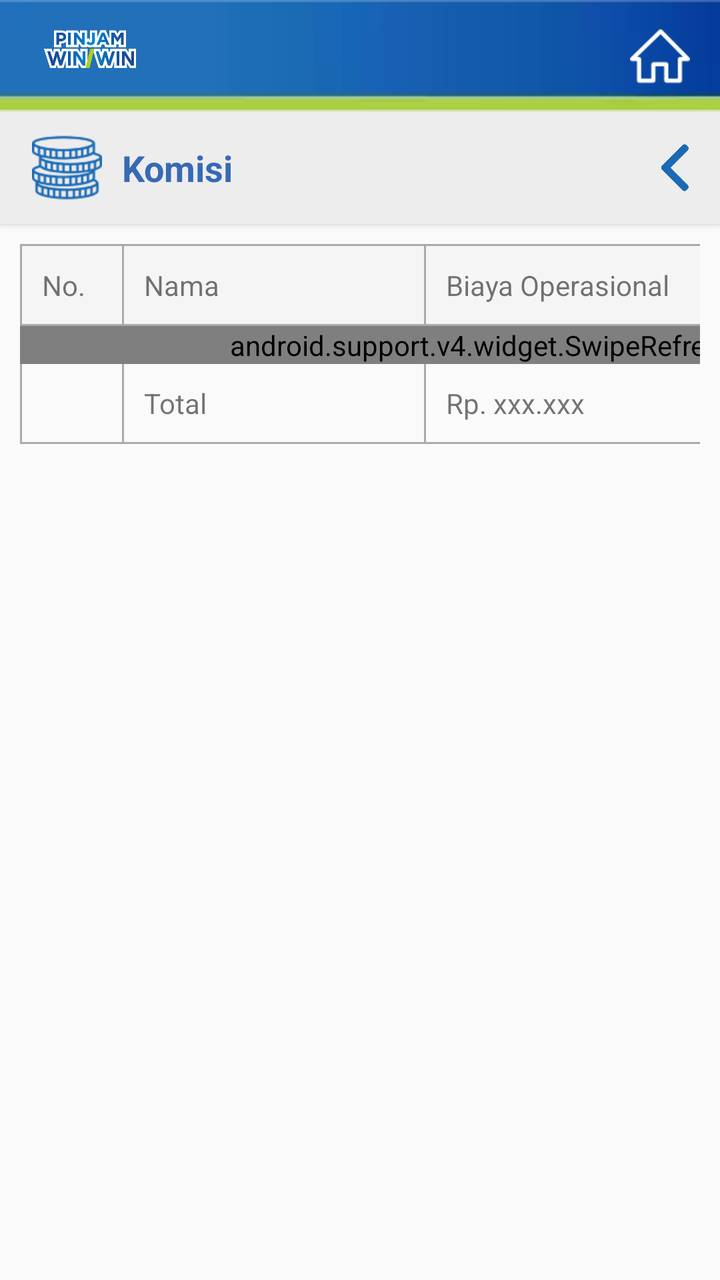
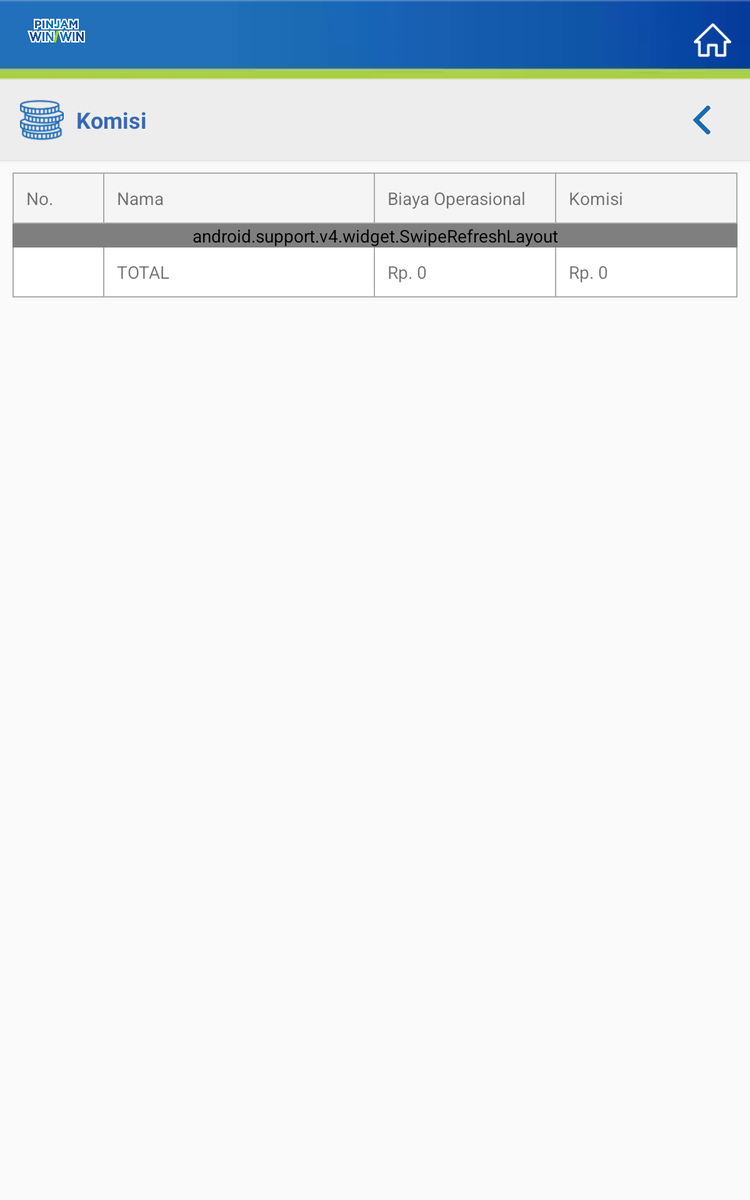

The same Android screen from two of the app's own layout files: first res/layout/ as a phone draws it, then the repository's variant for another configuration, drawn on a device whose configuration selects that folder. Both files follow.
<!-- AndroidManifest.xml: application theme AppTheme. -->
<!-- res/layout/activity_det_komisi.xml -->
<?xml version="1.0" encoding="utf-8"?>
<LinearLayout xmlns:android="http://schemas.android.com/apk/res/android"
    xmlns:tools="http://schemas.android.com/tools"
    android:layout_width="match_parent"
    android:layout_height="match_parent"
    android:orientation="vertical"
    tools:context="com.winwin.project.winwin.DetKomisiActivity">

    <RelativeLayout
        android:id="@+id/rl"
        android:layout_width="match_parent"
        android:layout_height="wrap_content">

        <ImageView
            android:id="@+id/header"
            android:layout_width="match_parent"
            android:layout_height="?attr/actionBarSize"
            android:scaleType="fitXY"
            android:src="@drawable/headeratas" />

        <ImageView
            android:layout_width="90dp"
            android:layout_height="49dp"
            android:src="@drawable/logo2" />

        <ImageView
            android:id="@+id/ic_home"
            android:layout_width="40dp"
            android:layout_height="40dp"
            android:layout_alignParentRight="true"
            android:layout_centerVertical="true"
            android:layout_marginBottom="5dp"
            android:layout_marginRight="10dp"
            android:padding="5dp"
            android:src="@drawable/home" />

    </RelativeLayout>

    <android.support.v7.widget.Toolbar
        android:id="@+id/toolbar"
        style="@style/Base.ThemeOverlay.AppCompat.Dark.ActionBar"
        android:layout_width="match_parent"
        android:layout_height="?attr/actionBarSize"
        android:background="@color/toolbar"
        android:elevation="2dp"
        android:minHeight="?attr/actionBarSize">

        <RelativeLayout
            android:layout_width="match_parent"
            android:layout_height="wrap_content">

            <ImageView
                android:id="@+id/ic_logo_client"
                android:layout_width="35dp"
                android:layout_height="35dp"
                android:layout_alignParentLeft="true"
                android:layout_centerVertical="true"
                android:src="@drawable/coins" />

            <TextView
                android:id="@+id/hm"
                android:layout_width="wrap_content"
                android:layout_height="wrap_content"
                android:layout_centerVertical="true"
                android:layout_marginLeft="10dp"
                android:layout_toRightOf="@+id/ic_logo_client"
                android:text="Komisi "
                android:textColor="@color/blue"
                android:textSize="18dp"
                android:textStyle="bold" />

            <TextView
                android:id="@+id/txtKomisi"
                android:layout_width="wrap_content"
                android:layout_height="wrap_content"
                android:layout_centerVertical="true"
                android:layout_toRightOf="@+id/hm"
                android:textColor="@color/blue"
                android:textSize="18dp"
                android:textStyle="bold" />

            <ImageView
                android:id="@+id/img_back"
                android:layout_width="25dp"
                android:layout_height="25dp"
                android:layout_alignParentRight="true"
                android:layout_centerVertical="true"
                android:layout_marginRight="10dp"
                android:src="@drawable/back" />

            <TextView
                android:id="@+id/id_client"
                android:layout_width="wrap_content"
                android:layout_height="wrap_content"
                android:layout_toRightOf="@+id/hm"
                android:visibility="gone" />

        </RelativeLayout>

    </android.support.v7.widget.Toolbar>

    <HorizontalScrollView
        android:layout_width="match_parent"
        android:layout_height="wrap_content"
        android:layout_margin="10dp"
        android:scrollbars="none">

        <LinearLayout
            android:layout_width="match_parent"
            android:layout_height="wrap_content"
            android:orientation="vertical">

            <LinearLayout
                android:layout_width="match_parent"
                android:layout_height="wrap_content"
                android:background="@drawable/border"
                android:orientation="horizontal"
                android:padding="1dp">

                <TextView
                    android:layout_width="50dp"
                    android:layout_height="wrap_content"
                    android:padding="10dp"
                    android:text="No." />

                <View
                    android:layout_width="1dp"
                    android:layout_height="match_parent"
                    android:background="@android:color/darker_gray" />

                <TextView
                    android:layout_width="150dp"
                    android:layout_height="wrap_content"
                    android:padding="10dp"
                    android:text="Nama" />

                <View
                    android:layout_width="1dp"
                    android:layout_height="match_parent"
                    android:background="@android:color/darker_gray" />

                <TextView
                    android:layout_width="150dp"
                    android:layout_height="wrap_content"
                    android:padding="10dp"
                    android:text="Biaya Operasional" />

                <View
                    android:layout_width="1dp"
                    android:layout_height="match_parent"
                    android:background="@android:color/darker_gray" />

                <TextView
                    android:id="@+id/komisikolom"
                    android:layout_width="150dp"
                    android:layout_height="wrap_content"
                    android:padding="10dp"
                    android:text="Komisi" />

            </LinearLayout>

            <android.support.v4.widget.SwipeRefreshLayout
                android:id="@+id/Swipe"
                android:layout_width="match_parent"
                android:layout_height="0dp"
                android:layout_weight="1"
                android:layout_below="@+id/linear">

                <android.support.v7.widget.RecyclerView
                    android:id="@+id/rvDetailKomisi"
                    android:layout_width="match_parent"
                    android:layout_height="match_parent">

                </android.support.v7.widget.RecyclerView>
            </android.support.v4.widget.SwipeRefreshLayout>

            <LinearLayout
                android:layout_width="match_parent"
                android:layout_height="wrap_content"
                android:orientation="horizontal">

                <View
                    android:layout_width="1dp"
                    android:layout_height="match_parent"
                    android:background="@android:color/darker_gray" />

                <TextView
                    android:layout_width="50dp"
                    android:layout_height="wrap_content"
                    android:padding="10dp" />

                <View
                    android:layout_width="1dp"
                    android:layout_height="match_parent"
                    android:background="@android:color/darker_gray" />

                <TextView
                    android:layout_width="150dp"
                    android:layout_height="wrap_content"
                    android:padding="10dp"
                    android:text="Total" />

                <View
                    android:layout_width="1dp"
                    android:layout_height="match_parent"
                    android:background="@android:color/darker_gray" />

                <TextView
                    android:id="@+id/totalOperasiional"
                    android:layout_width="150dp"
                    android:layout_height="wrap_content"
                    android:padding="10dp"
                    android:text="Rp. xxx.xxx" />

                <View
                    android:layout_width="1dp"
                    android:layout_height="match_parent"
                    android:background="@android:color/darker_gray" />

                <TextView
                    android:id="@+id/totalKomisi"
                    android:layout_width="150dp"
                    android:layout_height="wrap_content"
                    android:padding="10dp"
                    android:text="Rp. xxx.xxx" />

                <View
                    android:layout_width="1dp"
                    android:layout_height="match_parent"
                    android:background="@android:color/darker_gray" />

            </LinearLayout>

            <View
                android:layout_width="match_parent"
                android:layout_height="1dp"
                android:background="@android:color/darker_gray" />

        </LinearLayout>

    </HorizontalScrollView>


</LinearLayout>
<!-- resources referenced by this layout -->
<resources>
  <color name="blue">#3869B4</color>
  <color name="toolbar">#EDEDED</color>
  <!-- drawable back: png bitmap (drawable-hdpi, 9641 bytes) -->
  <!-- drawable border (drawable) -->
  <?xml version="1.0" encoding="utf-8"?>
  <shape xmlns:android="http://schemas.android.com/apk/res/android"
      android:padding="15dp"
      android:shape="rectangle">
      <solid android:color="@color/whitedark" />
  
      <stroke
          android:width="1dp"
          android:color="@android:color/darker_gray" />
  
  </shape>
  <!-- drawable coins: png bitmap (drawable-hdpi, 6110 bytes) -->
  <!-- drawable headeratas: webp bitmap (drawable, 356 bytes) -->
  <!-- drawable home: png bitmap (drawable-hdpi, 1371 bytes) -->
  <!-- drawable logo2: webp bitmap (drawable, 12124 bytes) -->
  <style name="AppTheme." parent="Theme.AppCompat.Light.NoActionBar">
          <item name="colorPrimary">@color/colorPrimary</item>
          <item name="colorPrimaryDark">@color/colorPrimaryDark</item>
          <item name="colorAccent">@color/colorPrimary</item>
      </style>
  <color name="whitedark">#f5f5f5</color>
  <color name="colorPrimary">#1559A0</color>
  <color name="colorPrimaryDark">#1559A0</color>
</resources>
<!-- res/layout-sw600dp/activity_det_komisi.xml (the repository's variant of the layout above) -->
<!-- drawn on a 7-inch tablet held upright -->
<?xml version="1.0" encoding="utf-8"?>
<LinearLayout xmlns:android="http://schemas.android.com/apk/res/android"
    xmlns:tools="http://schemas.android.com/tools"
    android:layout_width="match_parent"
    android:layout_height="match_parent"
    android:orientation="vertical"
    tools:context="com.winwin.project.winwin.DetKomisiActivity">

    <RelativeLayout
        android:id="@+id/rl"
        android:layout_width="match_parent"
        android:layout_height="wrap_content">

        <ImageView
            android:id="@+id/header"
            android:layout_width="match_parent"
            android:layout_height="?attr/actionBarSize"
            android:scaleType="fitXY"
            android:src="@drawable/headeratas" />

        <ImageView
            android:layout_width="90dp"
            android:layout_height="49dp"
            android:src="@drawable/logo2" />

        <ImageView
            android:id="@+id/ic_home"
            android:layout_width="40dp"
            android:layout_height="40dp"
            android:layout_alignParentRight="true"
            android:layout_centerVertical="true"
            android:layout_marginBottom="5dp"
            android:layout_marginRight="10dp"
            android:padding="5dp"
            android:src="@drawable/home" />

    </RelativeLayout>

    <android.support.v7.widget.Toolbar
        android:id="@+id/toolbar"
        style="@style/Base.ThemeOverlay.AppCompat.Dark.ActionBar"
        android:layout_width="match_parent"
        android:layout_height="?attr/actionBarSize"
        android:background="@color/toolbar"
        android:elevation="2dp"
        android:minHeight="?attr/actionBarSize">

        <RelativeLayout
            android:layout_width="match_parent"
            android:layout_height="wrap_content">

            <ImageView
                android:id="@+id/ic_logo_client"
                android:layout_width="35dp"
                android:layout_height="35dp"
                android:layout_alignParentLeft="true"
                android:layout_centerVertical="true"
                android:src="@drawable/coins" />

            <TextView
                android:id="@+id/hm"
                android:layout_width="wrap_content"
                android:layout_height="wrap_content"
                android:layout_centerVertical="true"
                android:layout_marginLeft="10dp"
                android:layout_toRightOf="@+id/ic_logo_client"
                android:text="Komisi "
                android:textColor="@color/blue"
                android:textSize="18dp"
                android:textStyle="bold" />

            <TextView
                android:id="@+id/txtKomisi"
                android:layout_width="wrap_content"
                android:layout_height="wrap_content"
                android:layout_centerVertical="true"
                android:layout_toRightOf="@+id/hm"
                android:textColor="@color/blue"
                android:textSize="18dp"
                android:textStyle="bold" />

            <ImageView
                android:id="@+id/img_back"
                android:layout_width="25dp"
                android:layout_height="25dp"
                android:layout_alignParentRight="true"
                android:layout_centerVertical="true"
                android:layout_marginRight="10dp"
                android:src="@drawable/back" />

            <TextView
                android:id="@+id/id_client"
                android:layout_width="wrap_content"
                android:layout_height="wrap_content"
                android:layout_toRightOf="@+id/hm"
                android:visibility="gone" />

        </RelativeLayout>

    </android.support.v7.widget.Toolbar>


        <LinearLayout
            android:layout_width="match_parent"
            android:layout_height="wrap_content"
            android:orientation="vertical"
            android:layout_margin="10dp">

            <LinearLayout
                android:layout_width="match_parent"
                android:layout_height="wrap_content"
                android:background="@drawable/border"
                android:orientation="horizontal"
                android:padding="1dp">

                <TextView
                    android:layout_width="0dp"
                    android:layout_height="wrap_content"
                    android:layout_weight="1"
                    android:padding="10dp"
                    android:text="No." />

                <View
                    android:layout_width="1dp"
                    android:layout_height="match_parent"
                    android:background="@android:color/darker_gray" />

                <TextView
                    android:layout_width="0dp"
                    android:layout_height="wrap_content"
                    android:layout_weight="3"
                    android:padding="10dp"
                    android:text="Nama" />

                <View
                    android:layout_width="1dp"
                    android:layout_height="match_parent"
                    android:background="@android:color/darker_gray" />

                <TextView
                    android:layout_width="0dp"
                    android:layout_height="wrap_content"
                    android:layout_weight="2"
                    android:padding="10dp"
                    android:text="Biaya Operasional" />

                <View
                    android:layout_width="1dp"
                    android:layout_height="match_parent"
                    android:background="@android:color/darker_gray" />

                <TextView
                    android:id="@+id/komisikolom"
                    android:layout_width="0dp"
                    android:layout_height="wrap_content"
                    android:layout_weight="2"
                    android:padding="10dp"
                    android:text="Komisi" />

            </LinearLayout>

            <android.support.v4.widget.SwipeRefreshLayout
                android:id="@+id/Swipe"
                android:layout_width="match_parent"
                android:layout_height="0dp"
                android:layout_weight="1"
                android:layout_below="@+id/linear">

                <android.support.v7.widget.RecyclerView
                    android:id="@+id/rvDetailKomisi"
                    android:layout_width="match_parent"
                    android:layout_height="match_parent" />
            </android.support.v4.widget.SwipeRefreshLayout>

            <LinearLayout
                android:layout_width="match_parent"
                android:layout_height="wrap_content"
                android:background="@color/white"
                android:orientation="horizontal">

                <View
                    android:layout_width="1dp"
                    android:layout_height="match_parent"
                    android:background="@android:color/darker_gray" />

                <TextView
                    android:layout_width="0dp"
                    android:layout_height="wrap_content"
                    android:layout_weight="1"
                    android:padding="10dp" />

                <View
                    android:layout_width="1dp"
                    android:layout_height="match_parent"
                    android:background="@android:color/darker_gray" />

                <TextView
                    android:layout_width="0dp"
                    android:layout_height="wrap_content"
                    android:layout_weight="3"
                    android:padding="10dp"
                    android:text="TOTAL" />

                <View
                    android:layout_width="1dp"
                    android:layout_height="match_parent"
                    android:background="@android:color/darker_gray" />

                <TextView
                    android:id="@+id/totalOperasiional"
                    android:layout_width="0dp"
                    android:layout_height="wrap_content"
                    android:layout_weight="2"
                    android:padding="10dp"
                    android:text="Rp. 0" />

                <View
                    android:layout_width="1dp"
                    android:layout_height="match_parent"
                    android:background="@android:color/darker_gray" />

                <TextView
                    android:id="@+id/totalKomisi"
                    android:layout_width="0dp"
                    android:layout_height="wrap_content"
                    android:layout_weight="2"
                    android:padding="10dp"
                    android:text="Rp. 0" />

                <View
                    android:layout_width="1dp"
                    android:layout_height="match_parent"
                    android:background="@android:color/darker_gray" />
            </LinearLayout>

            <View
                android:layout_width="match_parent"
                android:layout_height="1dp"
                android:background="@android:color/darker_gray" />
        </LinearLayout>


</LinearLayout>
<!-- resources referenced by the variant -->
<!-- as a 7-inch tablet held upright resolves them -->
<resources>
  <color name="blue">#3869B4</color>
  <color name="toolbar">#EDEDED</color>
  <color name="white">#FFFFFFFF</color>
  <!-- drawable back: png bitmap (drawable-hdpi, 9641 bytes) -->
  <!-- drawable border (drawable) -->
  <?xml version="1.0" encoding="utf-8"?>
  <shape xmlns:android="http://schemas.android.com/apk/res/android"
      android:padding="15dp"
      android:shape="rectangle">
      <solid android:color="@color/whitedark" />
  
      <stroke
          android:width="1dp"
          android:color="@android:color/darker_gray" />
  
  </shape>
  <!-- drawable coins: png bitmap (drawable-hdpi, 6110 bytes) -->
  <!-- drawable headeratas: webp bitmap (drawable, 356 bytes) -->
  <!-- drawable home: png bitmap (drawable-hdpi, 1371 bytes) -->
  <!-- drawable logo2: webp bitmap (drawable, 12124 bytes) -->
  <style name="AppTheme." parent="Theme.AppCompat.Light.NoActionBar">
          <item name="colorPrimary">@color/colorPrimary</item>
          <item name="colorPrimaryDark">@color/colorPrimaryDark</item>
          <item name="colorAccent">@color/colorPrimary</item>
      </style>
  <color name="whitedark">#f5f5f5</color>
  <color name="colorPrimary">#1559A0</color>
  <color name="colorPrimaryDark">#1559A0</color>
</resources>
